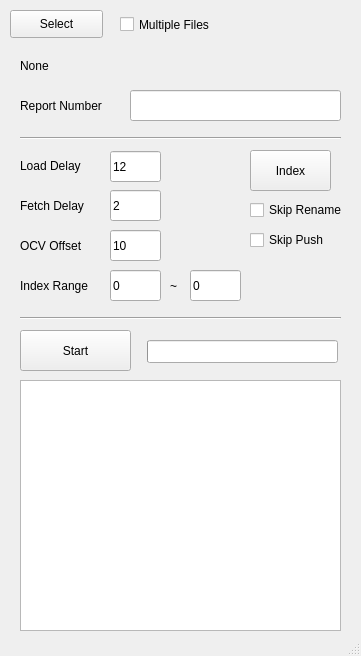
<?xml version="1.0" encoding="UTF-8"?>
<ui version="4.0">
 <class>Window</class>
 <widget class="QMainWindow" name="Window">
  <property name="geometry">
   <rect>
    <x>0</x>
    <y>0</y>
    <width>361</width>
    <height>656</height>
   </rect>
  </property>
  <property name="windowTitle">
   <string>TIS 4</string>
  </property>
  <property name="windowIcon">
   <iconset>
    <normaloff>mih.ico</normaloff>mih.ico</iconset>
  </property>
  <widget class="QWidget" name="centralwidget">
   <widget class="QPushButton" name="btn_file">
    <property name="geometry">
     <rect>
      <x>10</x>
      <y>10</y>
      <width>93</width>
      <height>28</height>
     </rect>
    </property>
    <property name="text">
     <string>Select</string>
    </property>
   </widget>
   <widget class="QLineEdit" name="le_loaddelay">
    <property name="geometry">
     <rect>
      <x>110</x>
      <y>151</y>
      <width>51</width>
      <height>31</height>
     </rect>
    </property>
    <property name="font">
     <font>
      <pointsize>9</pointsize>
     </font>
    </property>
    <property name="text">
     <string>12</string>
    </property>
   </widget>
   <widget class="QPushButton" name="btn_start">
    <property name="geometry">
     <rect>
      <x>20</x>
      <y>330</y>
      <width>111</width>
      <height>41</height>
     </rect>
    </property>
    <property name="text">
     <string>Start</string>
    </property>
   </widget>
   <widget class="QLabel" name="lb_filedir">
    <property name="geometry">
     <rect>
      <x>20</x>
      <y>50</y>
      <width>661</width>
      <height>31</height>
     </rect>
    </property>
    <property name="font">
     <font>
      <pointsize>9</pointsize>
     </font>
    </property>
    <property name="text">
     <string>None</string>
    </property>
   </widget>
   <widget class="QLabel" name="label_3">
    <property name="geometry">
     <rect>
      <x>20</x>
      <y>150</y>
      <width>81</width>
      <height>31</height>
     </rect>
    </property>
    <property name="font">
     <font>
      <pointsize>9</pointsize>
     </font>
    </property>
    <property name="text">
     <string>Load Delay</string>
    </property>
   </widget>
   <widget class="QLabel" name="label_4">
    <property name="geometry">
     <rect>
      <x>20</x>
      <y>190</y>
      <width>81</width>
      <height>31</height>
     </rect>
    </property>
    <property name="font">
     <font>
      <pointsize>9</pointsize>
     </font>
    </property>
    <property name="text">
     <string>Fetch Delay</string>
    </property>
   </widget>
   <widget class="QLabel" name="label_5">
    <property name="geometry">
     <rect>
      <x>20</x>
      <y>270</y>
      <width>91</width>
      <height>31</height>
     </rect>
    </property>
    <property name="font">
     <font>
      <pointsize>9</pointsize>
     </font>
    </property>
    <property name="text">
     <string>Index Range</string>
    </property>
   </widget>
   <widget class="QLineEdit" name="le_fetchdelay">
    <property name="geometry">
     <rect>
      <x>110</x>
      <y>190</y>
      <width>51</width>
      <height>31</height>
     </rect>
    </property>
    <property name="font">
     <font>
      <pointsize>9</pointsize>
     </font>
    </property>
    <property name="text">
     <string>2</string>
    </property>
   </widget>
   <widget class="QLineEdit" name="le_indexmin">
    <property name="geometry">
     <rect>
      <x>110</x>
      <y>270</y>
      <width>51</width>
      <height>31</height>
     </rect>
    </property>
    <property name="font">
     <font>
      <pointsize>9</pointsize>
     </font>
    </property>
    <property name="text">
     <string>0</string>
    </property>
   </widget>
   <widget class="QLineEdit" name="le_indexmax">
    <property name="geometry">
     <rect>
      <x>190</x>
      <y>270</y>
      <width>51</width>
      <height>31</height>
     </rect>
    </property>
    <property name="font">
     <font>
      <pointsize>9</pointsize>
     </font>
    </property>
    <property name="text">
     <string>0</string>
    </property>
   </widget>
   <widget class="QLabel" name="label_6">
    <property name="geometry">
     <rect>
      <x>170</x>
      <y>270</y>
      <width>21</width>
      <height>31</height>
     </rect>
    </property>
    <property name="font">
     <font>
      <pointsize>9</pointsize>
     </font>
    </property>
    <property name="text">
     <string>~</string>
    </property>
   </widget>
   <widget class="QProgressBar" name="progressBar">
    <property name="geometry">
     <rect>
      <x>147</x>
      <y>340</y>
      <width>191</width>
      <height>23</height>
     </rect>
    </property>
    <property name="value">
     <number>0</number>
    </property>
    <property name="textVisible">
     <bool>false</bool>
    </property>
   </widget>
   <widget class="Line" name="line">
    <property name="geometry">
     <rect>
      <x>20</x>
      <y>310</y>
      <width>321</width>
      <height>16</height>
     </rect>
    </property>
    <property name="orientation">
     <enum>Qt::Horizontal</enum>
    </property>
   </widget>
   <widget class="Line" name="line_2">
    <property name="geometry">
     <rect>
      <x>20</x>
      <y>130</y>
      <width>321</width>
      <height>16</height>
     </rect>
    </property>
    <property name="orientation">
     <enum>Qt::Horizontal</enum>
    </property>
   </widget>
   <widget class="QTextBrowser" name="textBrowser">
    <property name="geometry">
     <rect>
      <x>20</x>
      <y>380</y>
      <width>321</width>
      <height>251</height>
     </rect>
    </property>
    <property name="font">
     <font>
      <pointsize>8</pointsize>
     </font>
    </property>
   </widget>
   <widget class="QPushButton" name="btn_index">
    <property name="geometry">
     <rect>
      <x>250</x>
      <y>150</y>
      <width>81</width>
      <height>41</height>
     </rect>
    </property>
    <property name="text">
     <string>Index</string>
    </property>
   </widget>
   <widget class="QCheckBox" name="skipPush">
    <property name="geometry">
     <rect>
      <x>250</x>
      <y>230</y>
      <width>101</width>
      <height>20</height>
     </rect>
    </property>
    <property name="text">
     <string>Skip Push</string>
    </property>
   </widget>
   <widget class="QLabel" name="label_2">
    <property name="geometry">
     <rect>
      <x>20</x>
      <y>90</y>
      <width>141</width>
      <height>31</height>
     </rect>
    </property>
    <property name="font">
     <font>
      <pointsize>9</pointsize>
     </font>
    </property>
    <property name="text">
     <string>Report Number</string>
    </property>
   </widget>
   <widget class="QLineEdit" name="le_erhp">
    <property name="geometry">
     <rect>
      <x>130</x>
      <y>90</y>
      <width>211</width>
      <height>31</height>
     </rect>
    </property>
    <property name="font">
     <font>
      <pointsize>9</pointsize>
     </font>
    </property>
    <property name="text">
     <string/>
    </property>
   </widget>
   <widget class="QCheckBox" name="skipRename">
    <property name="geometry">
     <rect>
      <x>250</x>
      <y>200</y>
      <width>101</width>
      <height>20</height>
     </rect>
    </property>
    <property name="text">
     <string>Skip Rename</string>
    </property>
   </widget>
   <widget class="QCheckBox" name="multiFiles">
    <property name="geometry">
     <rect>
      <x>120</x>
      <y>9</y>
      <width>101</width>
      <height>31</height>
     </rect>
    </property>
    <property name="text">
     <string>Multiple Files</string>
    </property>
   </widget>
   <widget class="QLineEdit" name="le_ocv_offset">
    <property name="geometry">
     <rect>
      <x>110</x>
      <y>230</y>
      <width>51</width>
      <height>31</height>
     </rect>
    </property>
    <property name="font">
     <font>
      <pointsize>9</pointsize>
     </font>
    </property>
    <property name="text">
     <string>10</string>
    </property>
   </widget>
   <widget class="QLabel" name="label_7">
    <property name="geometry">
     <rect>
      <x>20</x>
      <y>230</y>
      <width>81</width>
      <height>31</height>
     </rect>
    </property>
    <property name="font">
     <font>
      <pointsize>9</pointsize>
     </font>
    </property>
    <property name="text">
     <string>OCV Offset</string>
    </property>
   </widget>
  </widget>
  <widget class="QStatusBar" name="statusbar"/>
 </widget>
 <resources/>
 <connections/>
</ui>
